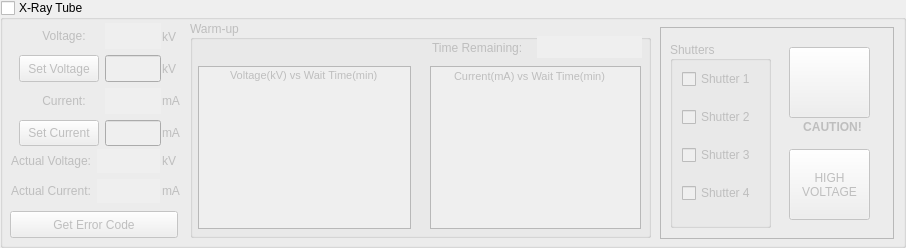
  <widget class="QGroupBox" name="xrayGroup">
   <property name="geometry">
    <rect>
     <x>10</x>
     <y>693</y>
     <width>906</width>
     <height>248</height>
    </rect>
   </property>
   <property name="focusPolicy">
    <enum>Qt::NoFocus</enum>
   </property>
   <property name="title">
    <string>X-Ray Tube</string>
   </property>
   <property name="checkable">
    <bool>true</bool>
   </property>
   <property name="checked">
    <bool>false</bool>
   </property>
   <widget class="QFrame" name="frame_2">
    <property name="geometry">
     <rect>
      <x>10</x>
      <y>145</y>
      <width>151</width>
      <height>59</height>
     </rect>
    </property>
    <property name="sizePolicy">
     <sizepolicy hsizetype="Preferred" vsizetype="Ignored">
      <horstretch>0</horstretch>
      <verstretch>0</verstretch>
     </sizepolicy>
    </property>
    <property name="frameShape">
     <enum>QFrame::NoFrame</enum>
    </property>
    <property name="frameShadow">
     <enum>QFrame::Plain</enum>
    </property>
    <property name="lineWidth">
     <number>0</number>
    </property>
    <widget class="QWidget" name="layoutWidget">
     <property name="geometry">
      <rect>
       <x>1</x>
       <y>4</y>
       <width>149</width>
       <height>54</height>
      </rect>
     </property>
     <layout class="QGridLayout" name="gridLayout_4">
      <item row="0" column="0">
       <widget class="QLabel" name="label_8">
        <property name="sizePolicy">
         <sizepolicy hsizetype="Preferred" vsizetype="Ignored">
          <horstretch>0</horstretch>
          <verstretch>0</verstretch>
         </sizepolicy>
        </property>
        <property name="text">
         <string>Actual Voltage:</string>
        </property>
       </widget>
      </item>
      <item row="0" column="1">
       <widget class="QLineEdit" name="actualVDisp">
        <property name="sizePolicy">
         <sizepolicy hsizetype="Preferred" vsizetype="Ignored">
          <horstretch>0</horstretch>
          <verstretch>0</verstretch>
         </sizepolicy>
        </property>
        <property name="palette">
         <palette>
          <active>
           <colorrole role="WindowText">
            <brush brushstyle="SolidPattern">
             <color alpha="255">
              <red>0</red>
              <green>0</green>
              <blue>0</blue>
             </color>
            </brush>
           </colorrole>
           <colorrole role="Text">
            <brush brushstyle="SolidPattern">
             <color alpha="255">
              <red>27</red>
              <green>13</green>
              <blue>139</blue>
             </color>
            </brush>
           </colorrole>
           <colorrole role="ButtonText">
            <brush brushstyle="SolidPattern">
             <color alpha="255">
              <red>0</red>
              <green>0</green>
              <blue>0</blue>
             </color>
            </brush>
           </colorrole>
          </active>
          <inactive>
           <colorrole role="WindowText">
            <brush brushstyle="SolidPattern">
             <color alpha="255">
              <red>0</red>
              <green>0</green>
              <blue>0</blue>
             </color>
            </brush>
           </colorrole>
           <colorrole role="Text">
            <brush brushstyle="SolidPattern">
             <color alpha="255">
              <red>27</red>
              <green>13</green>
              <blue>139</blue>
             </color>
            </brush>
           </colorrole>
           <colorrole role="ButtonText">
            <brush brushstyle="SolidPattern">
             <color alpha="255">
              <red>0</red>
              <green>0</green>
              <blue>0</blue>
             </color>
            </brush>
           </colorrole>
          </inactive>
          <disabled>
           <colorrole role="WindowText">
            <brush brushstyle="SolidPattern">
             <color alpha="255">
              <red>170</red>
              <green>170</green>
              <blue>255</blue>
             </color>
            </brush>
           </colorrole>
           <colorrole role="Text">
            <brush brushstyle="SolidPattern">
             <color alpha="255">
              <red>170</red>
              <green>170</green>
              <blue>255</blue>
             </color>
            </brush>
           </colorrole>
           <colorrole role="ButtonText">
            <brush brushstyle="SolidPattern">
             <color alpha="255">
              <red>170</red>
              <green>170</green>
              <blue>255</blue>
             </color>
            </brush>
           </colorrole>
          </disabled>
         </palette>
        </property>
        <property name="frame">
         <bool>false</bool>
        </property>
        <property name="alignment">
         <set>Qt::AlignCenter</set>
        </property>
        <property name="readOnly">
         <bool>true</bool>
        </property>
       </widget>
      </item>
      <item row="1" column="0">
       <widget class="QLabel" name="label_6">
        <property name="sizePolicy">
         <sizepolicy hsizetype="Preferred" vsizetype="Ignored">
          <horstretch>0</horstretch>
          <verstretch>0</verstretch>
         </sizepolicy>
        </property>
        <property name="text">
         <string>Actual Current:</string>
        </property>
       </widget>
      </item>
      <item row="1" column="1">
       <widget class="QLineEdit" name="actualCDisp">
        <property name="sizePolicy">
         <sizepolicy hsizetype="Preferred" vsizetype="Ignored">
          <horstretch>0</horstretch>
          <verstretch>0</verstretch>
         </sizepolicy>
        </property>
        <property name="palette">
         <palette>
          <active>
           <colorrole role="WindowText">
            <brush brushstyle="SolidPattern">
             <color alpha="255">
              <red>0</red>
              <green>0</green>
              <blue>0</blue>
             </color>
            </brush>
           </colorrole>
           <colorrole role="Text">
            <brush brushstyle="SolidPattern">
             <color alpha="255">
              <red>27</red>
              <green>13</green>
              <blue>139</blue>
             </color>
            </brush>
           </colorrole>
           <colorrole role="ButtonText">
            <brush brushstyle="SolidPattern">
             <color alpha="255">
              <red>0</red>
              <green>0</green>
              <blue>0</blue>
             </color>
            </brush>
           </colorrole>
          </active>
          <inactive>
           <colorrole role="WindowText">
            <brush brushstyle="SolidPattern">
             <color alpha="255">
              <red>0</red>
              <green>0</green>
              <blue>0</blue>
             </color>
            </brush>
           </colorrole>
           <colorrole role="Text">
            <brush brushstyle="SolidPattern">
             <color alpha="255">
              <red>27</red>
              <green>13</green>
              <blue>139</blue>
             </color>
            </brush>
           </colorrole>
           <colorrole role="ButtonText">
            <brush brushstyle="SolidPattern">
             <color alpha="255">
              <red>0</red>
              <green>0</green>
              <blue>0</blue>
             </color>
            </brush>
           </colorrole>
          </inactive>
          <disabled>
           <colorrole role="WindowText">
            <brush brushstyle="SolidPattern">
             <color alpha="255">
              <red>170</red>
              <green>170</green>
              <blue>255</blue>
             </color>
            </brush>
           </colorrole>
           <colorrole role="Text">
            <brush brushstyle="SolidPattern">
             <color alpha="255">
              <red>170</red>
              <green>170</green>
              <blue>255</blue>
             </color>
            </brush>
           </colorrole>
           <colorrole role="ButtonText">
            <brush brushstyle="SolidPattern">
             <color alpha="255">
              <red>170</red>
              <green>170</green>
              <blue>255</blue>
             </color>
            </brush>
           </colorrole>
          </disabled>
         </palette>
        </property>
        <property name="frame">
         <bool>false</bool>
        </property>
        <property name="alignment">
         <set>Qt::AlignCenter</set>
        </property>
        <property name="readOnly">
         <bool>true</bool>
        </property>
       </widget>
      </item>
     </layout>
    </widget>
   </widget>
   <widget class="QGroupBox" name="warmupBox">
    <property name="geometry">
     <rect>
      <x>190</x>
      <y>20</y>
      <width>461</width>
      <height>218</height>
     </rect>
    </property>
    <property name="sizePolicy">
     <sizepolicy hsizetype="Preferred" vsizetype="Ignored">
      <horstretch>0</horstretch>
      <verstretch>0</verstretch>
     </sizepolicy>
    </property>
    <property name="title">
     <string>Warm-up</string>
    </property>
    <property name="alignment">
     <set>Qt::AlignLeading|Qt::AlignLeft|Qt::AlignVCenter</set>
    </property>
    <widget class="QLineEdit" name="wtDisp">
     <property name="geometry">
      <rect>
       <x>347</x>
       <y>16</y>
       <width>105</width>
       <height>22</height>
      </rect>
     </property>
     <property name="sizePolicy">
      <sizepolicy hsizetype="Preferred" vsizetype="Ignored">
       <horstretch>0</horstretch>
       <verstretch>0</verstretch>
      </sizepolicy>
     </property>
     <property name="palette">
      <palette>
       <active>
        <colorrole role="WindowText">
         <brush brushstyle="SolidPattern">
          <color alpha="255">
           <red>0</red>
           <green>0</green>
           <blue>0</blue>
          </color>
         </brush>
        </colorrole>
        <colorrole role="Text">
         <brush brushstyle="SolidPattern">
          <color alpha="255">
           <red>27</red>
           <green>13</green>
           <blue>139</blue>
          </color>
         </brush>
        </colorrole>
        <colorrole role="ButtonText">
         <brush brushstyle="SolidPattern">
          <color alpha="255">
           <red>0</red>
           <green>0</green>
           <blue>0</blue>
          </color>
         </brush>
        </colorrole>
       </active>
       <inactive>
        <colorrole role="WindowText">
         <brush brushstyle="SolidPattern">
          <color alpha="255">
           <red>0</red>
           <green>0</green>
           <blue>0</blue>
          </color>
         </brush>
        </colorrole>
        <colorrole role="Text">
         <brush brushstyle="SolidPattern">
          <color alpha="255">
           <red>27</red>
           <green>13</green>
           <blue>139</blue>
          </color>
         </brush>
        </colorrole>
        <colorrole role="ButtonText">
         <brush brushstyle="SolidPattern">
          <color alpha="255">
           <red>0</red>
           <green>0</green>
           <blue>0</blue>
          </color>
         </brush>
        </colorrole>
       </inactive>
       <disabled>
        <colorrole role="WindowText">
         <brush brushstyle="SolidPattern">
          <color alpha="255">
           <red>170</red>
           <green>170</green>
           <blue>255</blue>
          </color>
         </brush>
        </colorrole>
        <colorrole role="Text">
         <brush brushstyle="SolidPattern">
          <color alpha="255">
           <red>170</red>
           <green>170</green>
           <blue>255</blue>
          </color>
         </brush>
        </colorrole>
        <colorrole role="ButtonText">
         <brush brushstyle="SolidPattern">
          <color alpha="255">
           <red>170</red>
           <green>170</green>
           <blue>255</blue>
          </color>
         </brush>
        </colorrole>
       </disabled>
      </palette>
     </property>
     <property name="frame">
      <bool>false</bool>
     </property>
     <property name="alignment">
      <set>Qt::AlignCenter</set>
     </property>
     <property name="readOnly">
      <bool>true</bool>
     </property>
    </widget>
    <widget class="QLabel" name="label_5">
     <property name="geometry">
      <rect>
       <x>242</x>
       <y>17</y>
       <width>100</width>
       <height>22</height>
      </rect>
     </property>
     <property name="sizePolicy">
      <sizepolicy hsizetype="Preferred" vsizetype="Ignored">
       <horstretch>0</horstretch>
       <verstretch>0</verstretch>
      </sizepolicy>
     </property>
     <property name="text">
      <string>Time Remaining:</string>
     </property>
    </widget>
    <widget class="QGraphicsView" name="graph2">
     <property name="geometry">
      <rect>
       <x>240</x>
       <y>46</y>
       <width>211</width>
       <height>163</height>
      </rect>
     </property>
     <property name="focusPolicy">
      <enum>Qt::NoFocus</enum>
     </property>
     <property name="frameShadow">
      <enum>QFrame::Plain</enum>
     </property>
    </widget>
    <widget class="QGraphicsView" name="graph1">
     <property name="geometry">
      <rect>
       <x>8</x>
       <y>46</y>
       <width>213</width>
       <height>163</height>
      </rect>
     </property>
     <property name="focusPolicy">
      <enum>Qt::NoFocus</enum>
     </property>
     <property name="frameShadow">
      <enum>QFrame::Plain</enum>
     </property>
    </widget>
    <widget class="QLabel" name="label_14">
     <property name="geometry">
      <rect>
       <x>40</x>
       <y>47</y>
       <width>160</width>
       <height>16</height>
      </rect>
     </property>
     <property name="font">
      <font>
       <pointsize>8</pointsize>
      </font>
     </property>
     <property name="text">
      <string>Voltage(kV) vs Wait Time(min)</string>
     </property>
    </widget>
    <widget class="QLabel" name="label_15">
     <property name="geometry">
      <rect>
       <x>264</x>
       <y>48</y>
       <width>166</width>
       <height>16</height>
      </rect>
     </property>
     <property name="font">
      <font>
       <pointsize>8</pointsize>
      </font>
     </property>
     <property name="text">
      <string>Current(mA) vs Wait Time(min)</string>
     </property>
    </widget>
   </widget>
   <widget class="QFrame" name="onFrame">
    <property name="geometry">
     <rect>
      <x>660</x>
      <y>27</y>
      <width>234</width>
      <height>212</height>
     </rect>
    </property>
    <property name="frameShape">
     <enum>QFrame::StyledPanel</enum>
    </property>
    <property name="frameShadow">
     <enum>QFrame::Raised</enum>
    </property>
    <widget class="QGroupBox" name="shutterBox">
     <property name="geometry">
      <rect>
       <x>10</x>
       <y>14</y>
       <width>101</width>
       <height>187</height>
      </rect>
     </property>
     <property name="title">
      <string>Shutters</string>
     </property>
     <property name="alignment">
      <set>Qt::AlignLeading|Qt::AlignLeft|Qt::AlignVCenter</set>
     </property>
     <property name="checkable">
      <bool>false</bool>
     </property>
     <widget class="QWidget" name="layoutWidget_2">
      <property name="geometry">
       <rect>
        <x>12</x>
        <y>16</y>
        <width>94</width>
        <height>162</height>
       </rect>
      </property>
      <layout class="QVBoxLayout" name="verticalLayout_2">
       <item>
        <widget class="QCheckBox" name="shutter1">
         <property name="focusPolicy">
          <enum>Qt::NoFocus</enum>
         </property>
         <property name="text">
          <string>Shutter 1</string>
         </property>
        </widget>
       </item>
       <item>
        <widget class="QCheckBox" name="shutter2">
         <property name="enabled">
          <bool>false</bool>
         </property>
         <property name="focusPolicy">
          <enum>Qt::NoFocus</enum>
         </property>
         <property name="text">
          <string>Shutter 2</string>
         </property>
        </widget>
       </item>
       <item>
        <widget class="QCheckBox" name="shutter3">
         <property name="focusPolicy">
          <enum>Qt::NoFocus</enum>
         </property>
         <property name="text">
          <string>Shutter 3</string>
         </property>
        </widget>
       </item>
       <item>
        <widget class="QCheckBox" name="shutter4">
         <property name="enabled">
          <bool>false</bool>
         </property>
         <property name="focusPolicy">
          <enum>Qt::NoFocus</enum>
         </property>
         <property name="text">
          <string>Shutter 4</string>
         </property>
         <property name="tristate">
          <bool>false</bool>
         </property>
        </widget>
       </item>
      </layout>
     </widget>
    </widget>
    <widget class="QPushButton" name="warning">
     <property name="geometry">
      <rect>
       <x>129</x>
       <y>20</y>
       <width>81</width>
       <height>71</height>
      </rect>
     </property>
     <property name="focusPolicy">
      <enum>Qt::NoFocus</enum>
     </property>
     <property name="text">
      <string/>
     </property>
     <property name="checkable">
      <bool>false</bool>
     </property>
    </widget>
    <widget class="QPushButton" name="highVoltage">
     <property name="geometry">
      <rect>
       <x>129</x>
       <y>122</y>
       <width>81</width>
       <height>71</height>
      </rect>
     </property>
     <property name="font">
      <font>
       <stylestrategy>PreferDefault</stylestrategy>
      </font>
     </property>
     <property name="focusPolicy">
      <enum>Qt::NoFocus</enum>
     </property>
     <property name="autoFillBackground">
      <bool>true</bool>
     </property>
     <property name="text">
      <string>HIGH 
VOLTAGE</string>
     </property>
     <property name="checkable">
      <bool>true</bool>
     </property>
     <property name="checked">
      <bool>false</bool>
     </property>
     <property name="flat">
      <bool>false</bool>
     </property>
    </widget>
    <widget class="QLabel" name="warningText">
     <property name="geometry">
      <rect>
       <x>140</x>
       <y>92</y>
       <width>65</width>
       <height>16</height>
      </rect>
     </property>
     <property name="font">
      <font>
       <weight>75</weight>
       <bold>true</bold>
      </font>
     </property>
     <property name="text">
      <string>CAUTION!</string>
     </property>
     <property name="alignment">
      <set>Qt::AlignCenter</set>
     </property>
    </widget>
   </widget>
   <widget class="QFrame" name="frame_3">
    <property name="geometry">
     <rect>
      <x>18</x>
      <y>23</y>
      <width>143</width>
      <height>124</height>
     </rect>
    </property>
    <property name="sizePolicy">
     <sizepolicy hsizetype="Preferred" vsizetype="Ignored">
      <horstretch>0</horstretch>
      <verstretch>0</verstretch>
     </sizepolicy>
    </property>
    <property name="frameShape">
     <enum>QFrame::NoFrame</enum>
    </property>
    <property name="frameShadow">
     <enum>QFrame::Plain</enum>
    </property>
    <property name="lineWidth">
     <number>0</number>
    </property>
    <widget class="QWidget" name="layoutWidget">
     <property name="geometry">
      <rect>
       <x>1</x>
       <y>0</y>
       <width>142</width>
       <height>123</height>
      </rect>
     </property>
     <layout class="QGridLayout" name="gridLayout_5">
      <item row="0" column="0">
       <widget class="QLabel" name="label_3">
        <property name="sizePolicy">
         <sizepolicy hsizetype="Preferred" vsizetype="Ignored">
          <horstretch>0</horstretch>
          <verstretch>0</verstretch>
         </sizepolicy>
        </property>
        <property name="text">
         <string>       Voltage:</string>
        </property>
       </widget>
      </item>
      <item row="0" column="1">
       <widget class="QLineEdit" name="setVDisp">
        <property name="sizePolicy">
         <sizepolicy hsizetype="Preferred" vsizetype="Ignored">
          <horstretch>0</horstretch>
          <verstretch>0</verstretch>
         </sizepolicy>
        </property>
        <property name="palette">
         <palette>
          <active>
           <colorrole role="WindowText">
            <brush brushstyle="SolidPattern">
             <color alpha="255">
              <red>0</red>
              <green>0</green>
              <blue>0</blue>
             </color>
            </brush>
           </colorrole>
           <colorrole role="Text">
            <brush brushstyle="SolidPattern">
             <color alpha="255">
              <red>27</red>
              <green>13</green>
              <blue>139</blue>
             </color>
            </brush>
           </colorrole>
           <colorrole role="ButtonText">
            <brush brushstyle="SolidPattern">
             <color alpha="255">
              <red>0</red>
              <green>0</green>
              <blue>0</blue>
             </color>
            </brush>
           </colorrole>
          </active>
          <inactive>
           <colorrole role="WindowText">
            <brush brushstyle="SolidPattern">
             <color alpha="255">
              <red>0</red>
              <green>0</green>
              <blue>0</blue>
             </color>
            </brush>
           </colorrole>
           <colorrole role="Text">
            <brush brushstyle="SolidPattern">
             <color alpha="255">
              <red>27</red>
              <green>13</green>
              <blue>139</blue>
             </color>
            </brush>
           </colorrole>
           <colorrole role="ButtonText">
            <brush brushstyle="SolidPattern">
             <color alpha="255">
              <red>0</red>
              <green>0</green>
              <blue>0</blue>
             </color>
            </brush>
           </colorrole>
          </inactive>
          <disabled>
           <colorrole role="WindowText">
            <brush brushstyle="SolidPattern">
             <color alpha="255">
              <red>170</red>
              <green>170</green>
              <blue>255</blue>
             </color>
            </brush>
           </colorrole>
           <colorrole role="Text">
            <brush brushstyle="SolidPattern">
             <color alpha="255">
              <red>170</red>
              <green>170</green>
              <blue>255</blue>
             </color>
            </brush>
           </colorrole>
           <colorrole role="ButtonText">
            <brush brushstyle="SolidPattern">
             <color alpha="255">
              <red>170</red>
              <green>170</green>
              <blue>255</blue>
             </color>
            </brush>
           </colorrole>
          </disabled>
         </palette>
        </property>
        <property name="frame">
         <bool>false</bool>
        </property>
        <property name="alignment">
         <set>Qt::AlignCenter</set>
        </property>
        <property name="readOnly">
         <bool>true</bool>
        </property>
       </widget>
      </item>
      <item row="1" column="0">
       <widget class="QPushButton" name="setVoltage">
        <property name="sizePolicy">
         <sizepolicy hsizetype="Minimum" vsizetype="Ignored">
          <horstretch>0</horstretch>
          <verstretch>0</verstretch>
         </sizepolicy>
        </property>
        <property name="text">
         <string>Set Voltage</string>
        </property>
       </widget>
      </item>
      <item row="1" column="1">
       <widget class="QLineEdit" name="setV">
        <property name="sizePolicy">
         <sizepolicy hsizetype="Preferred" vsizetype="Ignored">
          <horstretch>0</horstretch>
          <verstretch>0</verstretch>
         </sizepolicy>
        </property>
        <property name="alignment">
         <set>Qt::AlignCenter</set>
        </property>
       </widget>
      </item>
      <item row="2" column="0">
       <widget class="QLabel" name="label_4">
        <property name="sizePolicy">
         <sizepolicy hsizetype="Preferred" vsizetype="Ignored">
          <horstretch>0</horstretch>
          <verstretch>0</verstretch>
         </sizepolicy>
        </property>
        <property name="text">
         <string>       Current:</string>
        </property>
       </widget>
      </item>
      <item row="2" column="1">
       <widget class="QLineEdit" name="setCDisp">
        <property name="sizePolicy">
         <sizepolicy hsizetype="Preferred" vsizetype="Ignored">
          <horstretch>0</horstretch>
          <verstretch>0</verstretch>
         </sizepolicy>
        </property>
        <property name="palette">
         <palette>
          <active>
           <colorrole role="WindowText">
            <brush brushstyle="SolidPattern">
             <color alpha="255">
              <red>0</red>
              <green>0</green>
              <blue>0</blue>
             </color>
            </brush>
           </colorrole>
           <colorrole role="Text">
            <brush brushstyle="SolidPattern">
             <color alpha="255">
              <red>27</red>
              <green>13</green>
              <blue>139</blue>
             </color>
            </brush>
           </colorrole>
           <colorrole role="ButtonText">
            <brush brushstyle="SolidPattern">
             <color alpha="255">
              <red>0</red>
              <green>0</green>
              <blue>0</blue>
             </color>
            </brush>
           </colorrole>
          </active>
          <inactive>
           <colorrole role="WindowText">
            <brush brushstyle="SolidPattern">
             <color alpha="255">
              <red>0</red>
              <green>0</green>
              <blue>0</blue>
             </color>
            </brush>
           </colorrole>
           <colorrole role="Text">
            <brush brushstyle="SolidPattern">
             <color alpha="255">
              <red>27</red>
              <green>13</green>
              <blue>139</blue>
             </color>
            </brush>
           </colorrole>
           <colorrole role="ButtonText">
            <brush brushstyle="SolidPattern">
             <color alpha="255">
              <red>0</red>
              <green>0</green>
              <blue>0</blue>
             </color>
            </brush>
           </colorrole>
          </inactive>
          <disabled>
           <colorrole role="WindowText">
            <brush brushstyle="SolidPattern">
             <color alpha="255">
              <red>170</red>
              <green>170</green>
              <blue>255</blue>
             </color>
            </brush>
           </colorrole>
           <colorrole role="Text">
            <brush brushstyle="SolidPattern">
             <color alpha="255">
              <red>170</red>
              <green>170</green>
              <blue>255</blue>
             </color>
            </brush>
           </colorrole>
           <colorrole role="ButtonText">
            <brush brushstyle="SolidPattern">
             <color alpha="255">
              <red>170</red>
              <green>170</green>
              <blue>255</blue>
             </color>
            </brush>
           </colorrole>
          </disabled>
         </palette>
        </property>
        <property name="frame">
         <bool>false</bool>
        </property>
        <property name="alignment">
         <set>Qt::AlignCenter</set>
        </property>
        <property name="readOnly">
         <bool>true</bool>
        </property>
       </widget>
      </item>
      <item row="3" column="0">
       <widget class="QPushButton" name="setCurrent">
        <property name="sizePolicy">
         <sizepolicy hsizetype="Minimum" vsizetype="Ignored">
          <horstretch>0</horstretch>
          <verstretch>0</verstretch>
         </sizepolicy>
        </property>
        <property name="text">
         <string>Set Current</string>
        </property>
       </widget>
      </item>
      <item row="3" column="1">
       <widget class="QLineEdit" name="setC">
        <property name="sizePolicy">
         <sizepolicy hsizetype="Preferred" vsizetype="Ignored">
          <horstretch>0</horstretch>
          <verstretch>0</verstretch>
         </sizepolicy>
        </property>
        <property name="alignment">
         <set>Qt::AlignCenter</set>
        </property>
       </widget>
      </item>
     </layout>
    </widget>
   </widget>
   <widget class="QPushButton" name="getErrorCode">
    <property name="geometry">
     <rect>
      <x>10</x>
      <y>211</y>
      <width>168</width>
      <height>27</height>
     </rect>
    </property>
    <property name="focusPolicy">
     <enum>Qt::NoFocus</enum>
    </property>
    <property name="text">
     <string>Get Error Code</string>
    </property>
   </widget>
   <widget class="QWidget" name="layoutWidget">
    <property name="geometry">
     <rect>
      <x>162</x>
      <y>24</y>
      <width>25</width>
      <height>122</height>
     </rect>
    </property>
    <layout class="QVBoxLayout" name="verticalLayout">
     <item>
      <widget class="QLabel" name="label_10">
       <property name="text">
        <string>kV</string>
       </property>
      </widget>
     </item>
     <item>
      <widget class="QLabel" name="unit1">
       <property name="text">
        <string>kV</string>
       </property>
      </widget>
     </item>
     <item>
      <widget class="QLabel" name="label_12">
       <property name="text">
        <string>mA</string>
       </property>
      </widget>
     </item>
     <item>
      <widget class="QLabel" name="unit2">
       <property name="text">
        <string>mA</string>
       </property>
      </widget>
     </item>
    </layout>
   </widget>
   <widget class="QWidget" name="layoutWidget">
    <property name="geometry">
     <rect>
      <x>162</x>
      <y>149</y>
      <width>25</width>
      <height>54</height>
     </rect>
    </property>
    <layout class="QVBoxLayout" name="verticalLayout_3">
     <item>
      <widget class="QLabel" name="label_11">
       <property name="text">
        <string>kV</string>
       </property>
      </widget>
     </item>
     <item>
      <widget class="QLabel" name="label_13">
       <property name="text">
        <string>mA</string>
       </property>
      </widget>
     </item>
    </layout>
   </widget>
  </widget>
